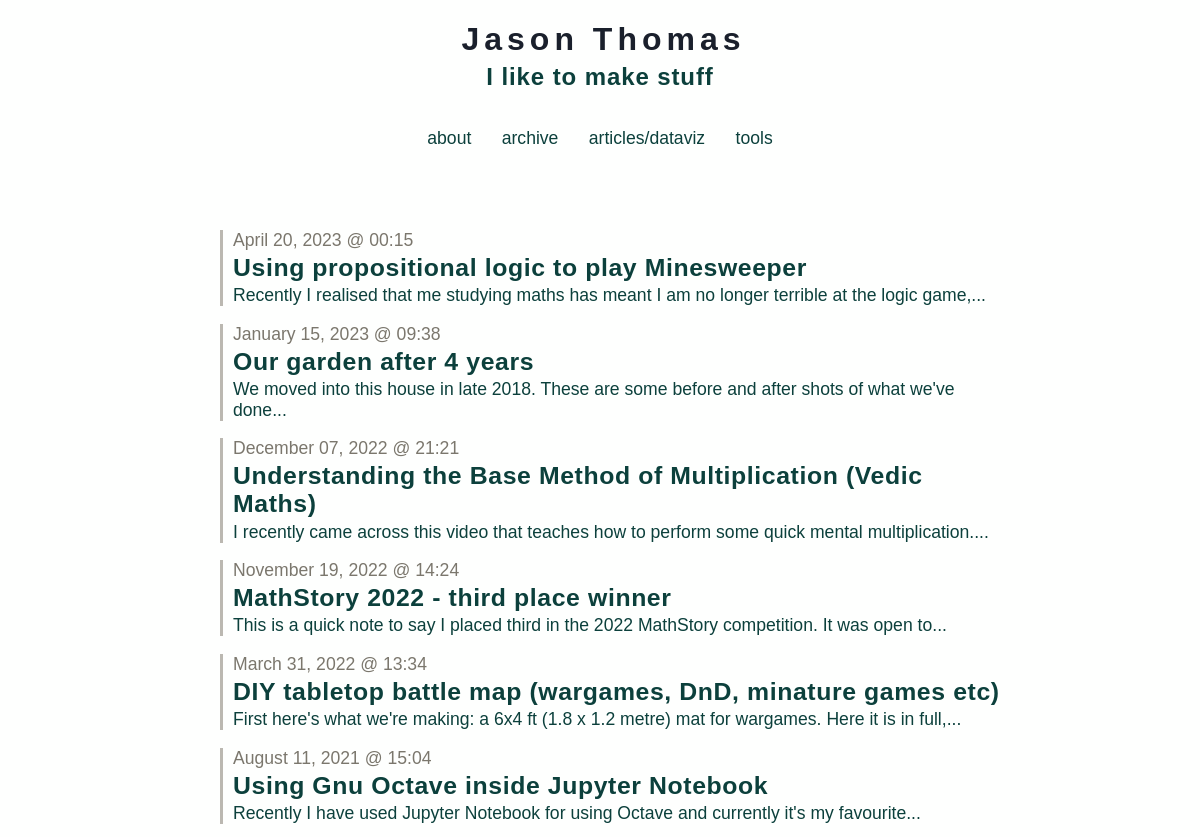
Page /archive (upper part) on the earlier database version.
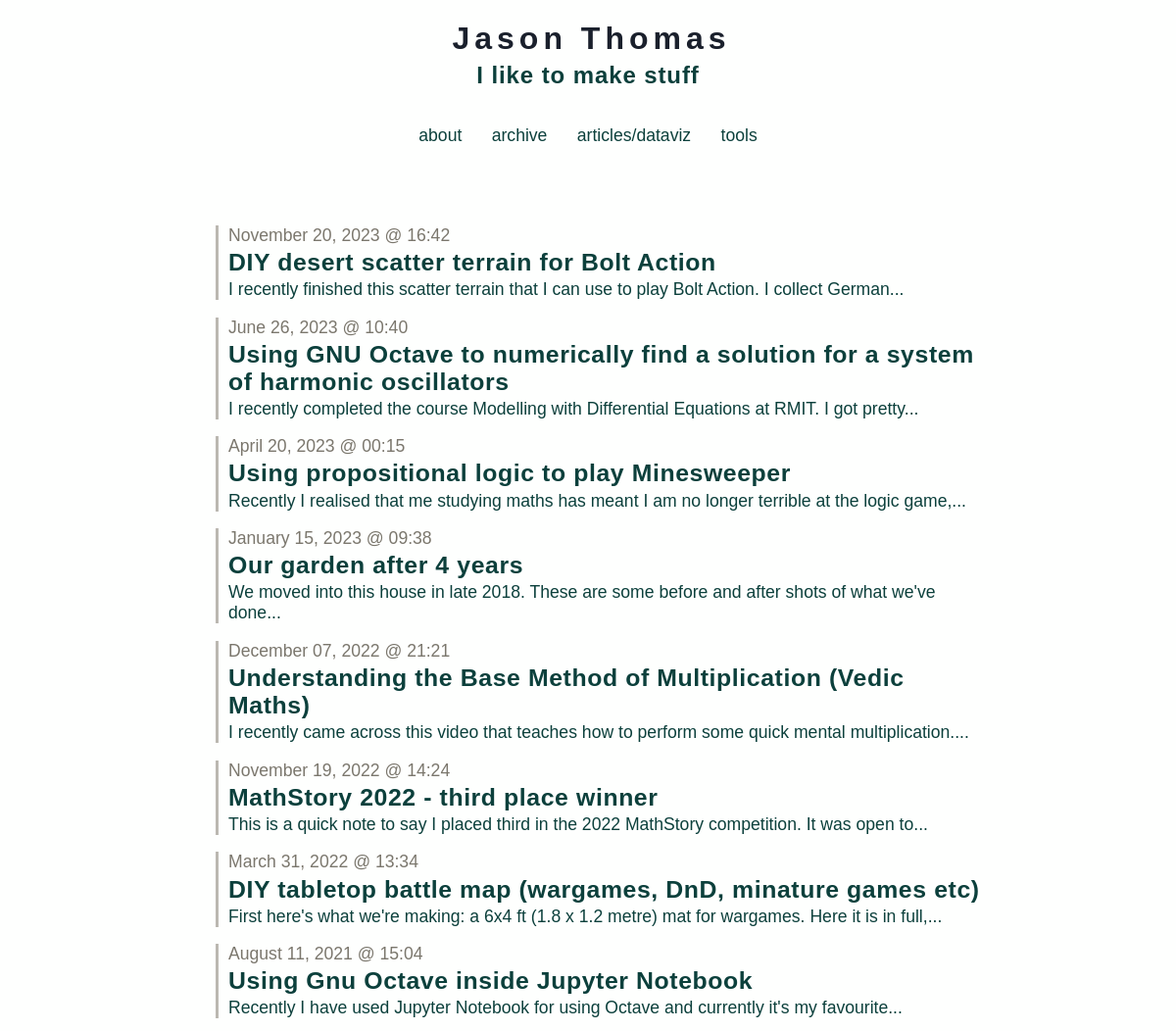
Same page on the later database version.
### tables this page shows
CREATE TABLE entries (
  id integer primary key autoincrement,
  entryDate date not null,
  title text not null,
  text text not null
);

### app.py (the view)
@app.route('/archive')
def show_archive():
    session.pop('logged_in', None)
    entries = get_sql_records("entries")
    return render_template('show_archive.html', entries=entries)

### app.py (called while the page is built)
def connect_db():
    return sqlite3.connect(app.config['DATABASE'])

def get_sql_records(table):
    if table == "articles":
        cursor = g.db.execute('select title, publishDate, link, text, interactive from articles order by id asc')
        articles = [dict(title=row[0], date=row[1], link=row[2], text=row[3], interactive=row[4]) for row in cursor.fetchall()]
        return articles
    elif table == "entries":
        cursor = g.db.execute('select title, entryDate, text from entries order by id asc')
        entries = [dict(title=row[0], date=row[1], text=row[2]) for row in cursor.fetchall()]
        return entries
    else:
        raise sqlite3.DatabaseError

@app.before_request
def before_request():
    g.db = connect_db()

@app.teardown_request
def teardown_request(exception):
    db = getattr(g, 'db', None)
    if db is not None:
        db.close()

@app.after_request
def after_request(response):
    response.headers.set('X-Content-Type-Options', 'nosniff')
    response.headers.set('X-Frame-Options', 'SAMEORIGIN')
    response.headers.set('X-XSS-Protection', '1; mode=block')
    response.headers.set('Strict-Transport-Security', 'max-age=63072000')
    return response

### templates/show_archive.html
{% extends "layout.html" %}
{% block body %}
  <ul class=entries>
  {% set entry_length=entries|length %}
  {% if entry_length > 0 %}
    {% for entry in entries|reverse() %}
      {% set this_entry_i=entry_length-loop.index %}
      <li class=archiveLink value=>
        <a href="/post?postNum={{this_entry_i}}">
          <p class=dateText>{{ entry.date|safe }}</p>
          <h3>{{ entry.title }}</h3>
          <p>{{entry.text|striptags|truncate(100) }}</p>
        </a>
    {% endfor %}
  {% else %}
    <li><em>Why not say something?</em>
  {% endif %}
  </ul>
{% endblock %}

### templates/layout.html (shortened to what this page needs)
<!doctype html>
<link rel="stylesheet" href="{{ url_for('static', filename='default.css') }}">
<link rel=stylesheet type=text/css href="{{ url_for('static', filename='style.css') }}">
<div class=topBanner>
  <a href="/">
    <h1>Jason Thomas</h1>
    <h4>I like to make stuff</h4>
  </a>
</div>
<div class=topLinks>
  <a href="{{ url_for('about') }}">about</a>
  <a href="{{ url_for('show_archive') }}">archive</a>
  <a href="{{ url_for('show_articles') }}">articles/dataviz</a>
  <a href="{{ url_for('my_work') }}">tools</a>
</div>
<div class=page>
  {% block body %}{% endblock %}
</div>

### static/style.css (style rules this page uses)
a,h2,h3 { color: #0C403C; }
a:link { text-decoration: none; }
h1,h2,h3,h4 { letter-spacing: 0.6px; }
.page { margin: 3em auto; padding: .8em; max-width: 800px; }
.page a { text-decoration: underline; }
li { margin-bottom: 1em; list-style: none; padding-left:10px; border-left: 3px solid #BBB8B1; margin-left:10px; }
.archiveLink * { cursor:pointer; margin-bottom: 0.125em; margin-top: 0.125em; }
.archiveLink a { text-decoration: none; }
ul { padding-left:10px; }
.topBanner { width: 100%; text-align: center; cursor: pointer; }
.topBanner h1 { font-size: 4.0vh; margin-bottom:5px; letter-spacing:5px; margin-left:7px; color: #1A202C; }
.topBanner h4 { font-size: 3.0vh; letter-spacing:0.9px; margin-top:5px; color: #0C403C; }
.metanav, .topLinks { text-align: center; font-size: 0.9em; padding: 0.3em; }
.topLinks * { margin: 0.75em; margin-top: 0; }
.dateText { margin-bottom:0px; color: #7B776D; }
h1 { font-size: 3.8vh; }
h3 { font-size: 3.1vh; }
h4 { font-size: 2.7vh; }
p, a, code, li { font-size: 2.2vh; }

Differences in the rows shown:
added entries: date "November 20, 2023 @ 16:42", title "DIY desert scatter terrain for Bolt Action", text "I recently finished this scatter terrain that I can use to play Bolt Action. I collect German..."
added entries: date "June 26, 2023 @ 10:40", title "Using GNU Octave to numerically find a solution for a system of harmonic oscillators", text "I recently completed the course Modelling with Differential Equations at RMIT. I got pretty..."
